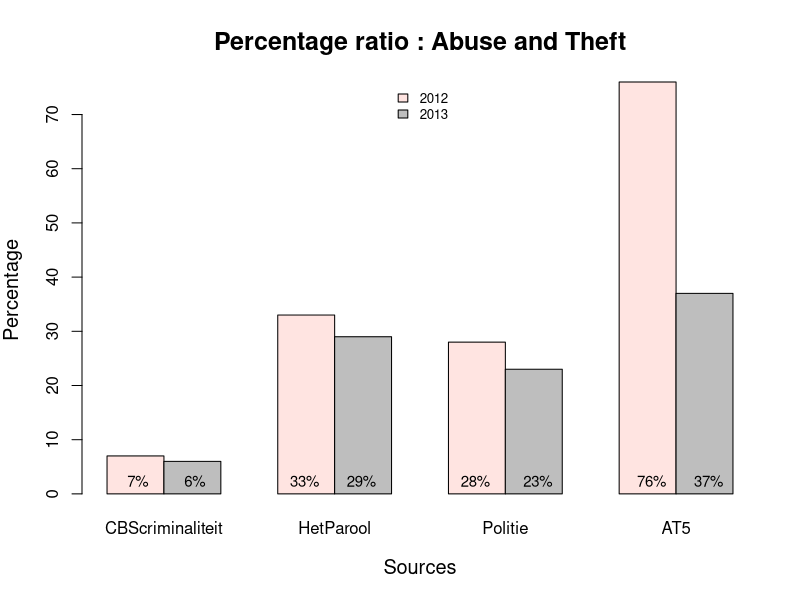

R code for this plot:
setwd("/Users/Saar/temp")
Diefstal <- c(73435, 65, 29, 49)
Mishandeling <- c(5075, 21, 8, 37)
PercentCrimi <- Mishandeling / Diefstal * 100
Diefstal2013 <- c(76660, 72, 371, 107)
Mishandeling2013 <- c(4650, 21, 84, 39)
PercentCrimi2013 <- Mishandeling2013 / Diefstal2013 * 100
data <- structure(list(CBScriminaliteit= c(7L, 6L), HetParool = c(33L, 29L), Politie = c(28L, 23L), AT5 = c(76L, 37L)), .Names = c("CBScriminaliteit", "HetParool", "Politie", "AT5"), class = "data.frame", row.names = c(NA, -2L))
Colours <- c("mistyrose", "grey")
barplot(as.matrix(data), main="Percentage ratio : Abuse and Theft", xlab = "Sources", ylab = "Percentage", cex.lab = 1.2, cex.main = 1.5, cex.sub = 1.1, beside=TRUE, col = c("mistyrose", "grey"))
legend("top", c("2012","2013"), cex=0.8, bty="n", fill=Colours)
text(x= 1.9, y=2, "7%", cex=0.9, pos =2)
text(x= 2.9, y=2, "6%", cex=0.9, pos =2)
text(x= 4.9, y=2, "33%", cex=0.9, pos =2)
text(x= 5.9, y=2, "29%", cex=0.9, pos =2)
text(x= 7.9, y=2, "28%", cex=0.9, pos =2)
text(x= 9, y=2, "23%", cex=0.9, pos =2)
text(x= 11, y=2, "76%", cex=0.9, pos =2)
text(x= 12, y=2, "37%", cex=0.9, pos =2)
